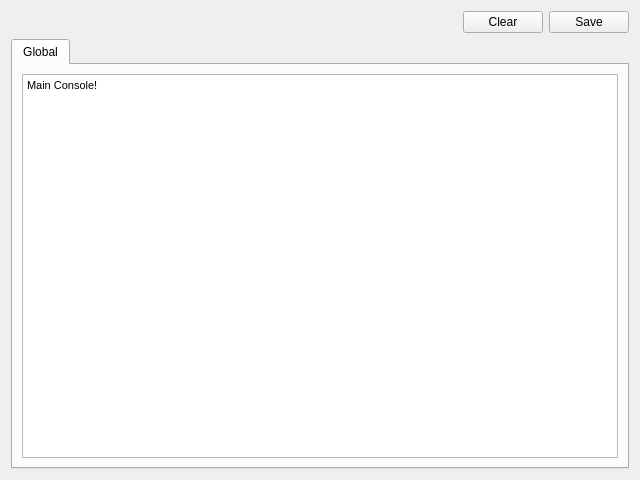
<?xml version="1.0" encoding="UTF-8"?>
<ui version="4.0">
 <class>ConsolePlugin</class>
 <widget class="QWidget" name="ConsolePlugin">
  <property name="geometry">
   <rect>
    <x>0</x>
    <y>0</y>
    <width>640</width>
    <height>480</height>
   </rect>
  </property>
  <property name="minimumSize">
   <size>
    <width>320</width>
    <height>240</height>
   </size>
  </property>
  <property name="windowTitle">
   <string>Form</string>
  </property>
  <layout class="QVBoxLayout" name="verticalLayout">
   <item>
    <layout class="QHBoxLayout" name="horizontalLayout">
     <item>
      <spacer name="horizontalSpacer">
       <property name="orientation">
        <enum>Qt::Horizontal</enum>
       </property>
       <property name="sizeHint" stdset="0">
        <size>
         <width>40</width>
         <height>20</height>
        </size>
       </property>
      </spacer>
     </item>
     <item>
      <widget class="QPushButton" name="m_clearButton">
       <property name="text">
        <string>Clear</string>
       </property>
      </widget>
     </item>
     <item>
      <widget class="QPushButton" name="m_saveButton">
       <property name="text">
        <string>Save</string>
       </property>
      </widget>
     </item>
    </layout>
   </item>
   <item>
    <widget class="QTabWidget" name="m_tabWidget">
     <property name="currentIndex">
      <number>0</number>
     </property>
     <widget class="QWidget" name="tab">
      <attribute name="title">
       <string>Global</string>
      </attribute>
      <layout class="QVBoxLayout" name="verticalLayout_2">
       <item>
        <widget class="QTextEdit" name="m_globalTextEdit">
         <property name="html">
          <string>&lt;!DOCTYPE HTML PUBLIC &quot;-//W3C//DTD HTML 4.0//EN&quot; &quot;http://www.w3.org/TR/REC-html40/strict.dtd&quot;&gt;
&lt;html&gt;&lt;head&gt;&lt;meta name=&quot;qrichtext&quot; content=&quot;1&quot; /&gt;&lt;style type=&quot;text/css&quot;&gt;
p, li { white-space: pre-wrap; }
&lt;/style&gt;&lt;/head&gt;&lt;body style=&quot; font-family:'MS Shell Dlg 2'; font-size:8.25pt; font-weight:400; font-style:normal;&quot;&gt;
&lt;p style=&quot; margin-top:0px; margin-bottom:0px; margin-left:0px; margin-right:0px; -qt-block-indent:0; text-indent:0px;&quot;&gt;&lt;span style=&quot; font-size:8pt;&quot;&gt;Main Console!&lt;/span&gt;&lt;/p&gt;&lt;/body&gt;&lt;/html&gt;</string>
         </property>
        </widget>
       </item>
      </layout>
     </widget>
    </widget>
   </item>
  </layout>
 </widget>
 <resources/>
 <connections/>
</ui>
